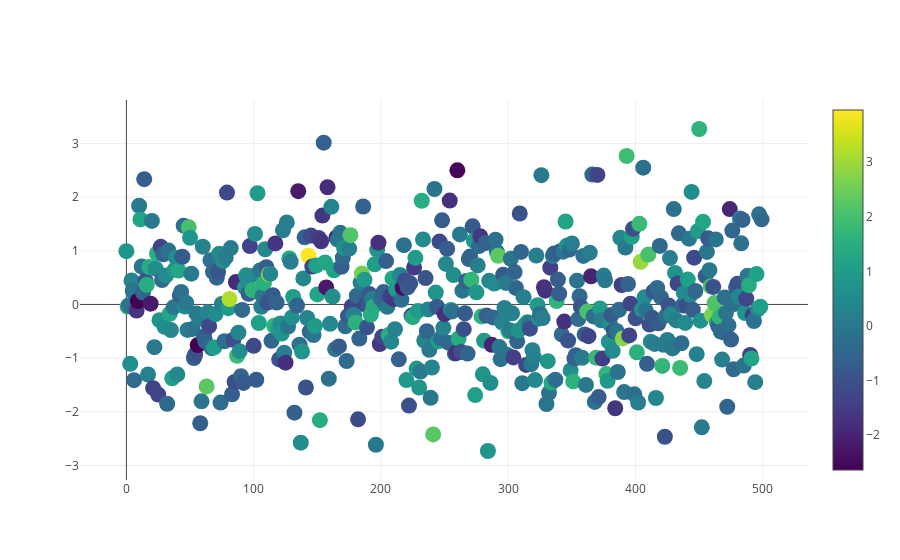

Write notebook code for a chart like this one.
### Markdown cell above
# Scatter Chart

### Code cell
trace1 = go.Scatter(y = np.random.randn(500), mode = 'markers', 
                   marker = dict(size = 16, color = np.random.randn(500), colorscale = 'Viridis', showscale = True))
data = [trace1]
py.iplot(data,filename='scatter_plot_with_colorscale')

### Figure 1 — Plotly figure (JSON) as saved in the notebook; plotly's stock layout.template omitted (floating-point values rounded to 4 significant figures; data arrays with more than 128 entries replaced by an {"elided": "..."} marker saying what was removed)
{"data": [{"marker": {"color": {"elided": "500 float values"}, "colorscale": "Viridis", "showscale": true, "size": 16}, "mode": "markers", "type": "scatter", "uid": "62500975-a10b-4f8a-9607-363a6e85c6dd", "y": {"elided": "500 float values"}}], "layout": {}}
